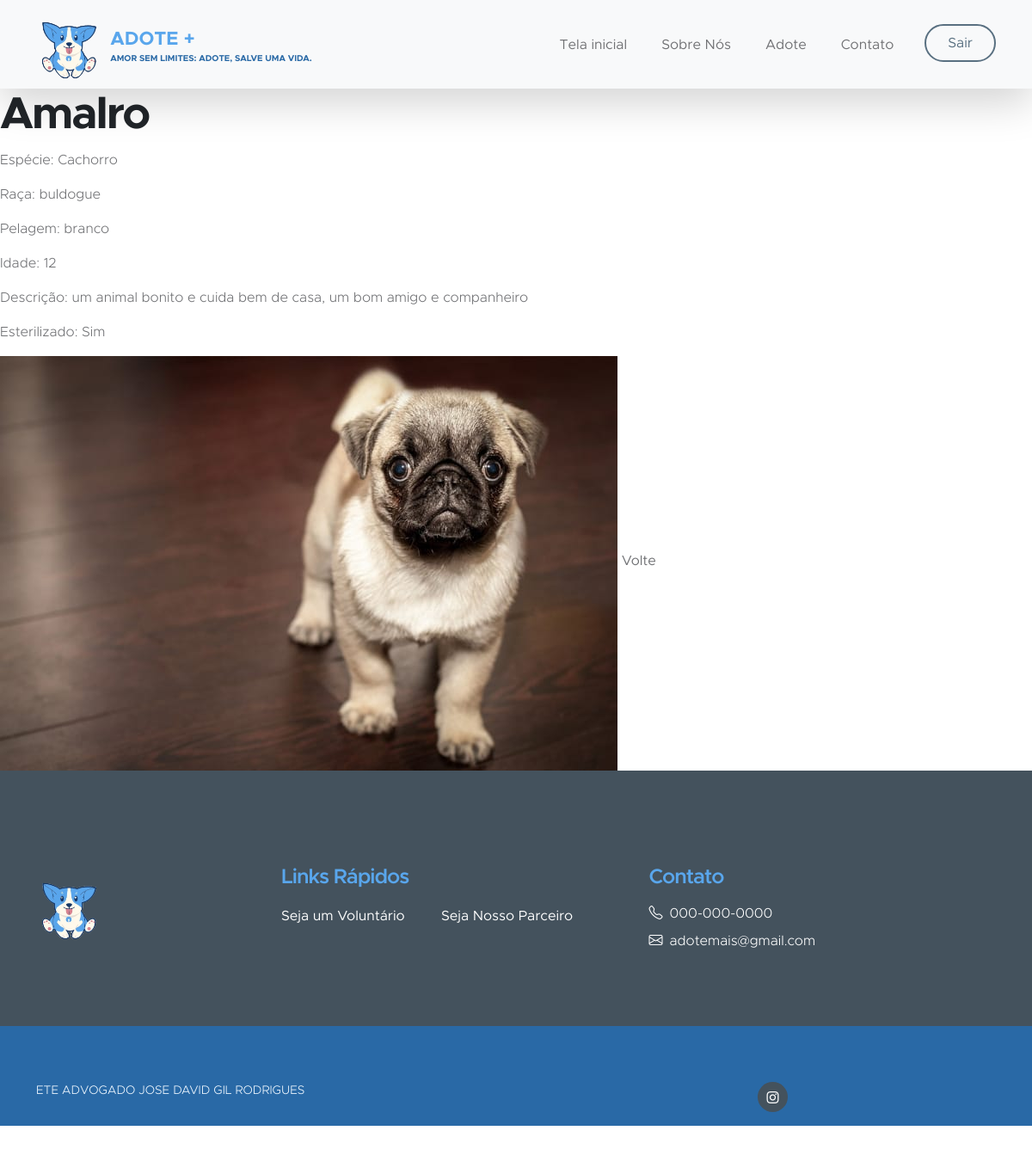
/animal_detalhes/2, run on the app's committed database.
### app/models/tables.py (models this page shows, shortened)
class Animal(db.Model):
    __tablename__= "animal" #nome da tabela já definida
    id = db.Column(db.Integer, primary_key=True)
    nome = db.Column(db.String(20), nullable=False)
    raca = db.Column(db.String(50), nullable=False)
    especie = db.Column(db.String(50), nullable=False)
    cor = db.Column(db.String(50), nullable=False)
    idade = db.Column(db.Integer, nullable=False)
    descricao = db.Column(db.Text, nullable=False)
    esterilizado = db.Column(db.Boolean)
    foto = db.Column(db.String(200), nullable=False)

### app/controllers/routes.py (the view)
@app.route('/animal_detalhes/<int:animal_id>', methods=['GET'])
def animal_detalhes(animal_id):
    animal = Animal.query.get(animal_id)
    return render_template('animal.html', animal=animal)

### app/templates/animal.html (shortened to what this page needs)
<!DOCTYPE html>
    <html lang="en">
    <head>
        <link href="{{ url_for('static', filename='css/bootstrap.min.css') }}" rel="stylesheet">
        <link href="{{ url_for('static', filename='css/bootstrap-icons.css') }}" rel="stylesheet">
        <link href="{{ url_for('static', filename='css/index.css') }}" rel="stylesheet">
    </head>
    <body id="section_1">
        <header>
            <nav class="navbar navbar-expand-lg bg-light shadow-lg">
                <div class="container">
                    <a class="navbar-brand" href="/index">
                        <img src="{{ url_for('static', filename='images/logo.png') }}" class="logo img-fluid" alt="Kind Heart Charity">
                        <span>
                            ADOTE +
                            <small>Amor sem limites: adote, salve uma vida.</small>
                        </span>
                    </a>
                    <div class="collapse navbar-collapse" id="navbarNav">
                        <ul class="navbar-nav ms-auto">
                            <li class="nav-item">
                                <a class="nav-link click-scroll" href="/index">Tela inicial</a>
                            </li>
                            <li class="nav-item">
                                <a class="nav-link click-scroll" href="index.html#section_2">Sobre Nós</a>
                            </li>
                            <li class="nav-item">
                                <a class="nav-link click-scroll" href="#section_3">Adote</a>
                            </li>
                            <li class="nav-item">
                                <a class="nav-link click-scroll" href="#section_4">Contato</a>
                            </li>
                            <li class="nav-item ms-3">
                                <a class="nav-link custom-btn custom-border-btn btn" href="/logout">Sair</a>
                            </li>
                        </ul>
                    </div>
                </div>
            </nav>
        </header>
        <h1>{{ animal.nome }}</h1>
<p>Espécie: {{ animal.especie }}</p>
<p>Raça: {{ animal.raca }}</p>
<p>Pelagem: {{ animal.cor }}</p>
<p>Idade: {{ animal.idade }}</p>
<p>Descrição: {{ animal.descricao }}</p>
<p>Esterilizado: {% if animal.esterilizado == 1 %}Sim{% else %}Não{% endif %}</p>
<img src="{{ url_for('static', filename='uploads/' + animal.foto) }}" alt="{{ animal.nome }}">
<a href="/adotar">Volte</a>
    <footer class="site-footer">
        <div class="container">
            <div class="row">
                <div class="col-lg-3 col-12 mb-4">
                    <img src="{{ url_for('static', filename='images/logo.png') }}" class="logo img-fluid"alt="">
                </div>
                <div class="col-lg-4 col-md-6 col-12 mb-4">
                    <h5 class="site-footer-title mb-3">Links Rápidos</h5>
                    <ul class="footer-menu">
                        <li class="footer-menu-item"><a href="#" class="footer-menu-link">Seja um Voluntário</a></li>
                        <li class="footer-menu-item"><a href="#" class="footer-menu-link">Seja Nosso Parceiro</a></li>
                    </ul>
                </div>
                <div class="col-lg-4 col-md-6 col-12 mx-auto">
                    <h5 class="site-footer-title mb-3">Contato</h5>
                    <p class="text-white d-flex mb-2">
                        <i class="bi-telephone me-2"></i>
                        <a href="tel: 120-240-9600" class="site-footer-link">000-000-0000</a>
                    </p>
                    <p class="text-white d-flex">
                        <i class="bi-envelope me-2"></i>
                        <a href="mailto:info@yourgmail.com" class="site-footer-link">adotemais@gmail.com</a>
                    </p>
                </div>
            </div>
        </div>
        <div class="site-footer-bottom">
            <div class="container">
                <div class="row">
                    <div class="col-lg-6 col-md-7 col-12">
                        <p class="copyright-text mb-0"> ETE ADVOGADO JOSE DAVID GIL RODRIGUES</p>
                    </div>
                    <div class="col-lg-6 col-md-5 col-12 d-flex justify-content-center align-items-center mx-auto">
                        <ul class="social-icons">
                            <li class="social-icon-item">
                                <a href="#" class="social-icon-link bi-instagram"></a>
                            </li>
                        </ul>
                    </div>
                </div>
            </div>
        </div>
    </footer>
</body>
</html>

### app/static/css/index.css (style rules this page uses)
* { margin:0; padding:0; }
:root { --white-color: #ffffff; --primary-color: #59A6EC; --secondary-color: #2969A6; --section-bg-color: #f0f8ff; --site-footer-bg-color: #44525d; --custom-btn-bg-color: #597081; --custom-btn-bg-hover-color: #59A6EC; --dark-color: #2969A6; --p-color: #717275; --border-color: #e9eaeb; --body-font-family: 'Metropolis', sans-serif; --h1-font-size: 52px; --h2-font-size: 46px; --h3-font-size: 32px; --h4-font-size: 28px; --h5-font-size: 24px; --h6-font-size: 22px; --p-font-size: 16px; --btn-font-size: 18px; --copyright-font-size: 14px; --border-radius-large: 100px; --border-radius-medium: 20px; --border-radius-small: 10px; --font-weight-light: 300; --font-weight-normal: 400; --font-weight-semibold: 600; --font-weight-bold: 700; }
body { background-color: var(--white-color); font-family: var(--body-font-family); }
h2, h3, h4, h5, h6 { color: var(--dark-color); }
h1, h2, h3, h4, h5, h6 { font-weight: var(--font-weight-semibold); letter-spacing: -1px; }
h1 { font-size: var(--h1-font-size); font-weight: var(--font-weight-bold); letter-spacing: -2px; }
h5 { color: var(--primary-color); font-size: var(--h5-font-size); }
p { color: var(--p-color); font-size: var(--p-font-size); font-weight: var(--font-weight-light); }
ul li { color: var(--p-color); font-size: var(--p-font-size); font-weight: var(--font-weight-normal); }
a, button { touch-action: manipulation; transition: all 0.3s; }
a { color: var(--p-color); text-decoration: none; }
.custom-btn { background: var(--secondary-color); border: 2px solid transparent; border-radius: var(--border-radius-large); color: var(--white-color); font-size: var(--btn-font-size); font-weight: var(--font-weight-normal); line-height: normal; padding: 15px 25px; }
.navbar-expand-lg .navbar-nav .nav-link.custom-btn { color: var(--custom-btn-bg-color); margin-top: 8px; padding: 12px 25px; }
.custom-border-btn { background: transparent; border: 2px solid var(--custom-btn-bg-color); color: var(--primary-color); }
.navbar { background: var(--white-color); z-index: 9; padding-top: 0; padding-bottom: 0; }
.navbar-brand { color: var(--primary-color); font-size: var(--h6-font-size); font-weight: var(--font-weight-bold); }
.navbar-brand span { display: inline-block; vertical-align: middle; }
.navbar-brand small { color: var(--secondary-color); display: block; font-size: 10px; line-height: normal; text-transform: uppercase; }
.logo { width: 80px; height: auto; }
.navbar-expand-lg .navbar-nav .nav-link { margin-right: 0; margin-left: 0; padding: 20px; }
.navbar-nav .nav-link { display: inline-block; color: var(--p-color); font-size: var(--p-font-size); font-weight: var(--font-weight-medium); position: relative; padding-top: 15px; padding-bottom: 15px; }
.site-footer { background-color: var(--site-footer-bg-color); padding-top: 70px; }
.site-footer-bottom { background-color: var(--secondary-color); position: relative; z-index: 2; margin-top: 70px; padding-top: 25px; }
.site-footer-bottom a { color: var(--white-color); }
.site-footer-link { color: var(--white-color); }
.copyright-text { color: var(--section-bg-color); font-size: var(--copyright-font-size); margin-right: 30px; }
.footer-menu { column-count: 2; margin: 0; padding: 0; }
.footer-menu-item { list-style: none; display: block; }
.footer-menu-link { font-size: var(--p-font-size); color: var(--white-color); display: inline-block; vertical-align: middle; margin-right: 10px; margin-bottom: 0px; }
.social-icon-item { list-style: none; display: inline-block; vertical-align: top; }
.social-icon-link { background: var(--site-footer-bg-color); border-radius: var(--border-radius-large); color: var(--white-color); font-size: var(--copyright-font-size); display: block; margin-right: 5px; text-align: center; width: 35px; height: 35px; line-height: 38px; }

### app/templates/animal.html (style rules this page uses)
.row { margin-top: 40px; margin-bottom: 40px; }

### data on the page
Animal: nome "Amalro", especie "Cachorro", raca "buldogue", cor "branco", idade "12", descricao "um animal bonito e cuida bem de casa, um bom amigo e companheiro", foto (picture)
